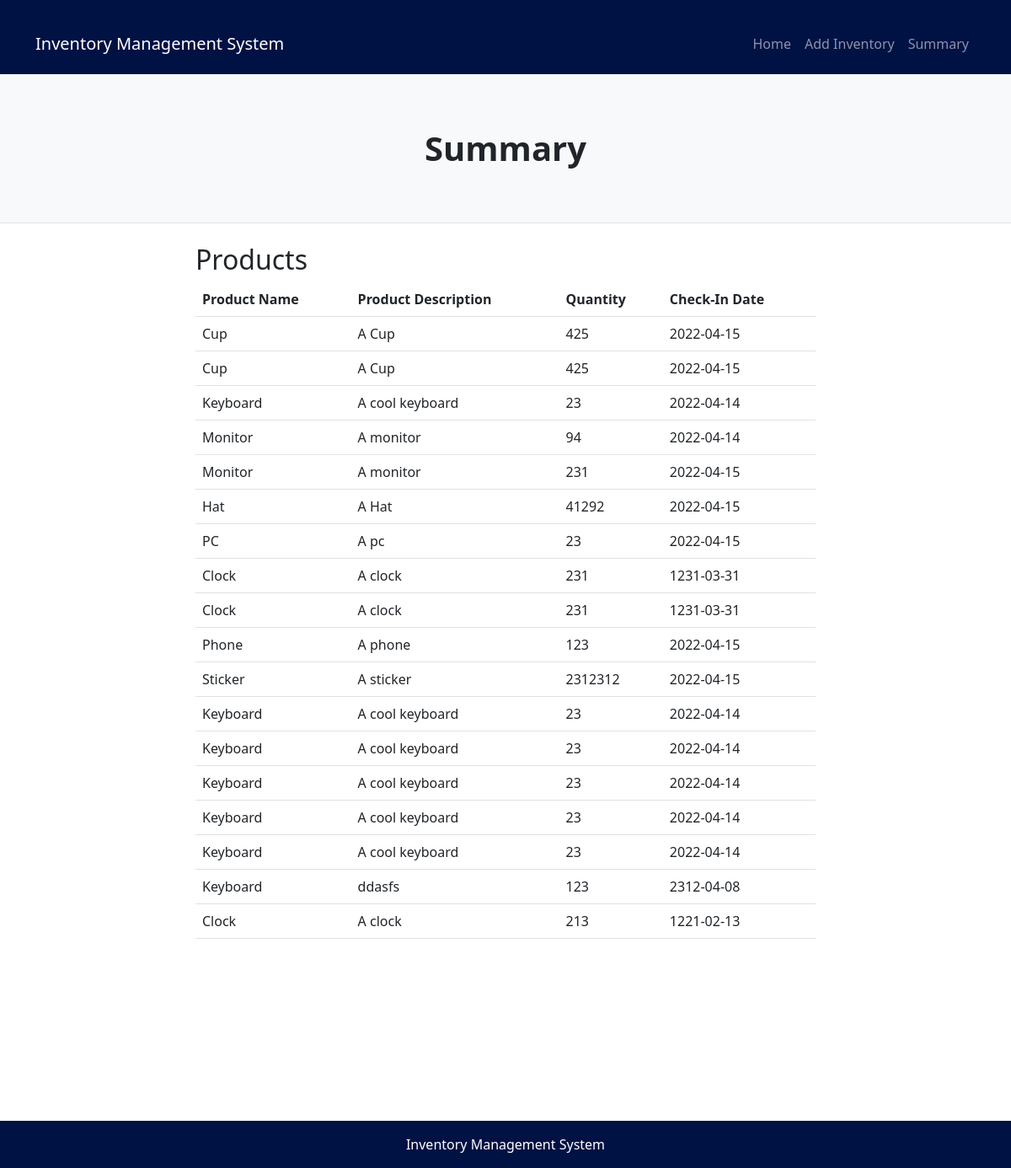
/summary/, run on an earlier commit of the app's database.
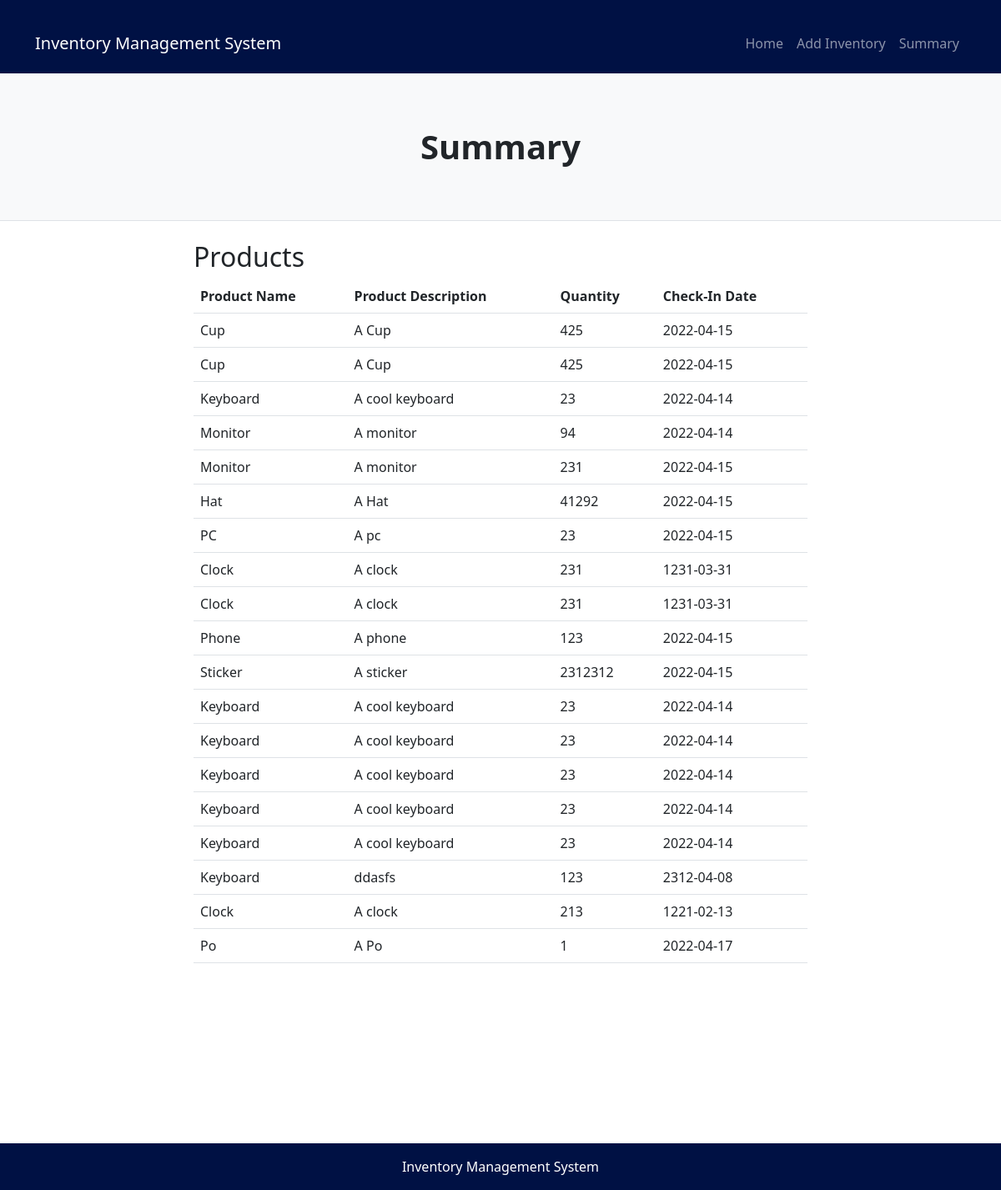
And on a later commit of the database.
### tables this page shows
CREATE TABLE products (name TEXT, description TEXT, quantity INTEGER, checkin TEXT);

### manage.py (the view)
@app.route('/summary/')
def summary():
    con = sql.connect("database.db")
    con.row_factory = sql.Row
    cur = con.cursor()
    cur.execute("SELECT * FROM products")
    rows = cur.fetchall()
    return render_template("summary.html", rows = rows)

### templates/summary.html (shortened to what this page needs)
<!DOCTYPE html>
<html lang="en">
<head>
    {% block styles %}
    <link rel="stylesheet"
        href="{{url_for('.static', filename='style.css')}}">
    {% endblock %}
</head>
<body>
    <nav class="navbar navbar-expand-lg navbar-dark bg-dark">
        <div class="container">
            <a class="navbar-brand" href="/">Inventory Management System</a>
            <div class="collapse navbar-collapse" id="navbarSupportedContent">
                <ul class="navbar-nav ms-auto mb-2 mb-lg-0">
                    <li class="nav-item"><a class="nav-link" href="/">Home</a></li>
                    <li class="nav-item"><a class="nav-link" href="/add">Add Inventory</a></li>
                    <li class="nav-item"><a class="nav-link" href="/summary">Summary</a></li>
                </ul>
            </div>
        </div>
    </nav>
    <header class="py-5 bg-light border-bottom mb-4">
        <div class="container">
            <div class="text-center my-5">
                <h1 class="fw-bolder">Summary</h1>
            </div>
        </div>
    </header>
    <div class="container">
        <div class="row">
            <div class="col-lg-8 table-div">
                <h2>Products</h2>
                <table class="table">
                    <tr>
                        <th>Product Name</th>
                        <th>Product Description</th>
                        <th>Quantity</th>
                        <th>Check-In Date</th>
                    </tr>
                    {% for row in rows %}
                    <tr>
                        <td>{{ row.name }}</td>
                        <td>{{ row.description }}</td>
                        <td>{{ row.quantity }}</td>
                        <td>{{ row.checkin }}</td>
                    </tr>
                {% endfor %}
                </table>
            </div>
        </div>
    </div>
    <footer class="py-5 bg-dark">
        <div class="container"><p class="m-0 text-center text-white">Inventory Management System</p></div>
    </footer>
</body>
</html>

What changed in the data, as far as the page shows it:
added products: name "Po", description "A Po", quantity "1", checkin "2022-04-17"
